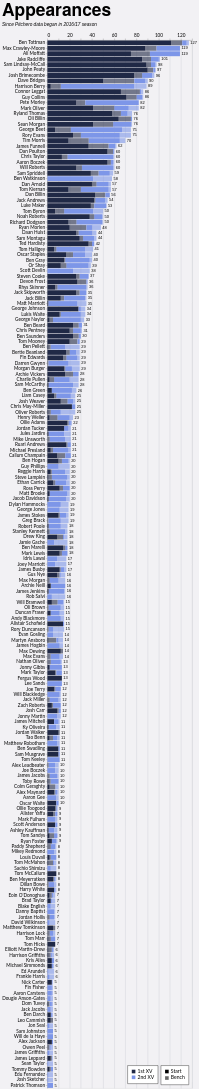

Vega-Lite specification for this chart:
### Vega-Lite specification from a JSON file in a GitHub repository (floating-point values rounded to 4 significant figures; data arrays with more than 128 entries replaced by an {"elided": "..."} marker saying what was removed)
{"config": {"axis": {"labelFont": "Lato, sans-serif", "titleFont": "PT Sans Narrow, Helvetica Neue, Helvetica, Arial, sans-serif", "labelFontSize": 13, "titleFontSize": 24, "gridColor": "#202947", "gridOpacity": 0.2}, "header": {"labelFont": "PT Sans Narrow, Helvetica Neue, Helvetica, Arial, sans-serif", "titleFont": "PT Sans Narrow, Helvetica Neue, Helvetica, Arial, sans-serif", "labelFontSize": 24, "titleFontSize": 28, "labelFontWeight": "bold", "orient": "left"}, "legend": {"labelFont": "Lato, sans-serif", "titleFont": "PT Sans Narrow, Helvetica Neue, Helvetica, Arial, sans-serif", "labelFontSize": 14, "titleFontSize": 16, "titlePadding": 5, "fillColor": "white", "strokeColor": "black", "padding": 10, "titleFontWeight": "lighter", "titleFontStyle": "italic", "titleColor": "gray", "offset": 10}, "title": {"font": "PT Sans Narrow, Helvetica Neue, Helvetica, Arial, sans-serif", "fontSize": 48, "fontWeight": "bold", "anchor": "start", "align": "center", "titlePadding": 20, "subtitlePadding": 10, "subtitleFontSize": 13, "subtitleColor": "", "subtitleFontStyle": "italic", "offset": 15, "color": "black"}, "axisX": {"labelAngle": 0}, "facet": {"title": null, "header": null, "align": {"row": "each", "column": "each"}}, "resolve": {"scale": {"y": "independent", "facet": "independent"}}, "background": "#f2f1f4"}, "layer": [{"mark": {"type": "bar"}, "encoding": {"color": {"field": "squad", "legend": {"direction": "vertical", "labelExpr": "datum.value + ' XV'", "orient": "bottom-right", "title": null}, "scale": {"domain": ["1st", "2nd"], "range": ["#202946", "#7d96e8"]}, "sort": ["1st", "2nd"], "type": "nominal"}, "opacity": {"field": "start", "legend": {"direction": "vertical", "orient": "bottom-right", "title": null}, "scale": {"domain": ["Start", "Bench"], "range": [1.0, 0.6]}, "sort": ["Start", "Bench"], "type": "nominal"}, "order": {"field": "stack_order", "sort": "ascending", "type": "quantitative"}, "tooltip": [{"field": "player", "title": "Player", "type": "nominal"}, {"field": "squad", "title": "Squad", "type": "nominal"}, {"field": "start", "title": "Selection", "type": "nominal"}, {"aggregate": "sum", "field": "games", "title": "Games", "type": "quantitative"}, {"aggregate": "max", "field": "player_total", "title": "Total", "type": "quantitative"}], "x": {"aggregate": "sum", "axis": {"orient": "top", "title": null}, "field": "games", "type": "quantitative"}, "y": {"field": "player", "sort": {"field": "player_total", "op": "max", "order": "descending"}, "title": null, "type": "nominal"}}}, {"mark": {"type": "text", "align": "left", "baseline": "middle", "color": "black", "dx": 4, "fontSize": 11}, "encoding": {"text": {"field": "total_games", "format": ".0f", "type": "quantitative"}, "x": {"axis": {"orient": "top", "title": null}, "field": "total_games", "type": "quantitative"}, "y": {"field": "player", "sort": {"field": "player_total", "op": "max", "order": "descending"}, "title": null, "type": "nominal"}}, "transform": [{"aggregate": [{"op": "sum", "field": "games", "as": "total_games"}, {"op": "max", "field": "player_total", "as": "player_total"}], "groupby": ["player"]}]}], "data": {"name": "data-cf5435672481ec032268b4509e43fb02"}, "height": {"step": 15}, "params": [{"name": "seasonParam", "value": []}, {"name": "gameTypesParam", "value": []}, {"name": "squadParam", "value": "All"}, {"name": "positionsParam", "value": []}, {"name": "minAppsParam", "value": 5}], "title": {"text": "Appearances", "subtitle": "Since Pitchero data began in 2016/17 season"}, "transform": [{"filter": "length(seasonParam) === 0 || indexof(seasonParam, datum.season) >= 0"}, {"filter": "length(gameTypesParam) === 0 || indexof(gameTypesParam, datum.game_type) >= 0"}, {"filter": "squadParam === \"All\" || datum.squad === squadParam"}, {"filter": "length(positionsParam) === 0 || indexof(positionsParam, datum.position) >= 0"}, {"joinaggregate": [{"op": "sum", "field": "games", "as": "player_total"}], "groupby": ["player"]}, {"filter": "datum.player_total >= minAppsParam"}], "width": 400, "$schema": "https://vega.github.io/schema/vega-lite/v5.20.1.json", "datasets": {"data-cf5435672481ec032268b4509e43fb02": {"elided": "2392 records"}}}
